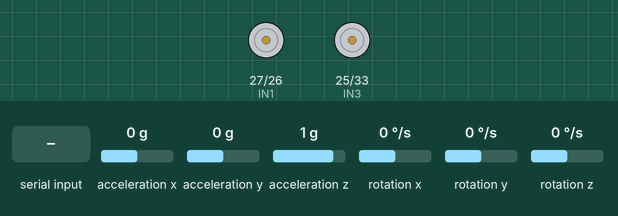
This sketch was run on a simulated ESP32. On the bench: motor-driver pin pairs drawn as motors (green arrow = first pin HIGH = forward, orange = second pin HIGH = backward, longer = more drive, scaled by the enable pin). Wiring (inferred from the names in the program): MPU-6050 motion sensor at I2C address 0x68. The test bench sets the inputs (shaded band); at power-on: rotation y 0 °/s, acceleration x 0 g, acceleration y 0 g, acceleration z 1 g, rotation x 0 °/s, rotation z 0 °/s. What the sketch prints to the serial monitor is not drawn.

Above: at 4.1 s.
4.2 s: "t" received over Serial
5.7 s: rotation y set to 11 °/s
At 7.2 s:
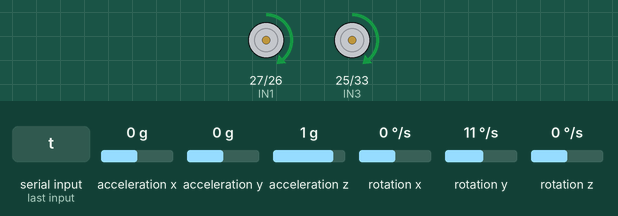
8.7 s: acceleration x set to -1.4 g
At 9.1 s:
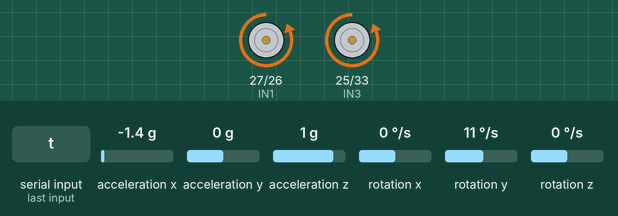
10.7 s: "i" received over Serial
12.2 s: "c" received over Serial
Timing chart, 0 to 14.7 s (numbered marks = the images above; inputs shaded):
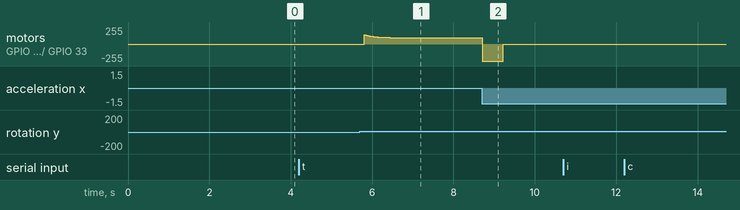

The sketch:

testdriver_balancing_fuzzy_pid.ino
```cpp
/*
 * ================================================================
 *  ESP32 Self-Balancing Robot - Fuzzy-PID Controller
 * ================================================================
 *
 * Metode: FUZZY-PID (Fuzzy tuning PID parameters)
 *   Fuzzy Logic → adjust Kp, Ki, Kd secara dinamis
 *   PID Controller → output ke motor
 *
 * Flow:
 *   MPU6050 → error & d_error → FUZZY → ΔKp, ΔKi, ΔKd
 *   → PID(Kp+ΔKp, Ki+ΔKi, Kd+ΔKd) → Motor L298N
 *
 * Komponen:
 *   - ESP32 Dev Module
 *   - MPU6050 (Gyro + Accelerometer)
 *   - L298N Motor Driver
 *   - 2x DC Motor + Roda
 *   - Battery 7-12V
 *
 * Wiring ESP32 → MPU6050 (I2C):
 * ┌──────────┬──────────┐
 * │  ESP32   │  MPU6050 │
 * ├──────────┼──────────┤
 * │  GPIO 21 │  SDA     │
 * │  GPIO 22 │  SCL     │
 * │  3.3V    │  VCC     │
 * │  GND     │  GND     │
 * └──────────┴──────────┘
 *
 * Wiring ESP32 → L298N:
 * ┌──────────┬──────────┐
 * │  ESP32   │  L298N   │
 * ├──────────┼──────────┤
 * │  GPIO 27 │  IN1     │  Motor A
 * │  GPIO 26 │  IN2     │  Motor A
 * │  GPIO 14 │  ENA     │  Motor A PWM
 * │  GPIO 25 │  IN3     │  Motor B
 * │  GPIO 33 │  IN4     │  Motor B
 * │  GPIO 32 │  ENB     │  Motor B PWM
 * │  GND     │  GND     │
 * └──────────┴──────────┘
 *
 * Serial Commands (115200 baud):
 *   't' = Toggle balancing ON/OFF
 *   'i' = Info (angle, PID values, Fuzzy output)
 *   'c' = Calibrate MPU6050 (taruh robot tegak dulu!)
 *   'p' = Print current PID parameters
 *   '+' = Tambah setpoint +1°
 *   '-' = Kurang setpoint -1°
 *   '0' = Reset setpoint ke 0°
 *   'd' = Debug mode (print continuous)
 *   's' = Stop motor
 *
 * by Bara & Lihana
 */

#include <Wire.h>
#include <math.h>

// ========== PIN DEFINITIONS ==========
// Motor A (kiri)
#define IN1   27
#define IN2   26
#define ENA   14

// Motor B (kanan)
#define IN3   25
#define IN4   33
#define ENB   32

// MPU6050 I2C
#define SDA_PIN  21
#define SCL_PIN  22
#define MPU_ADDR 0x68

// ========== PWM CONFIG ==========
#define PWM_FREQ       5000
#define PWM_RESOLUTION 8      // 0-255

// ========== TIMING ==========
#define SAMPLE_TIME    5      // 5ms = 200Hz loop rate
#define PRINT_INTERVAL 200    // Print setiap 200ms

// ========== PID BASE VALUES ==========
// Nilai dasar PID (akan di-adjust oleh Fuzzy)
float Kp_base = 25.0;
float Ki_base = 0.5;
float Kd_base = 15.0;

// PID aktif (base + delta dari Fuzzy)
float Kp = 25.0;
float Ki = 0.5;
float Kd = 15.0;

// Fuzzy delta output
float dKp = 0.0;
float dKi = 0.0;
float dKd = 0.0;

// PID state
float setpoint = 0.0;     // Target angle (tegak = 0°)
float error = 0.0;
float prev_error = 0.0;
float integral = 0.0;
float derivative = 0.0;
float pid_output = 0.0;

// Integral windup limit
#define INTEGRAL_LIMIT 100.0

// Motor dead zone (minimum PWM buat motor muter)
#define MOTOR_DEADZONE 30

// Max tilt sebelum cutoff (safety)
#define MAX_TILT_ANGLE 45.0

// ========== MPU6050 VARIABLES ==========
float accX, accY, accZ;
float gyroX, gyroY, gyroZ;
float gyroX_offset = 0.0;
float gyroY_offset = 0.0;
float gyroZ_offset = 0.0;
float accAngle = 0.0;       // Angle dari accelerometer
float gyroAngle = 0.0;      // Angle dari gyroscope
float currentAngle = 0.0;   // Fused angle (complementary filter)
float alpha = 0.98;         // Complementary filter coefficient

// ========== STATE ==========
bool balancing = false;
bool debugMode = false;
unsigned long lastTime = 0;
unsigned long lastPrint = 0;
float dt = 0.005;           // Delta time in seconds

// ================================================================
//  FUZZY LOGIC - Membership Functions & Rule Base
// ================================================================
//
// Input 1: error (e)      → NB, NM, NS, ZE, PS, PM, PB
// Input 2: d_error (de)   → NB, NM, NS, ZE, PS, PM, PB
// Output:  ΔKp, ΔKi, ΔKd  → NB, NM, NS, ZE, PS, PM, PB
//
// 7 membership functions × 7 = 49 rules
// ================================================================

// Fuzzy output singletons
#define F_NB  -3.0
#define F_NM  -2.0
#define F_NS  -1.0
#define F_ZE   0.0
#define F_PS   1.0
#define F_PM   2.0
#define F_PB   3.0

// Fuzzy universe boundaries
#define E_MAX   30.0    // Max error (degrees)
#define DE_MAX  50.0    // Max d_error (degrees/sec)

// ========== FUZZY MEMBERSHIP FUNCTIONS ==========

// Triangular membership function
float trimf(float x, float a, float b, float c) {
  if (x <= a || x >= c) return 0.0;
  if (x <= b) return (x - a) / (b - a);
  return (c - x) / (c - b);
}

// Left shoulder membership
float left_mf(float x, float a, float b) {
  if (x <= a) return 1.0;
  if (x >= b) return 0.0;
  return (b - x) / (b - a);
}

// Right shoulder membership
float right_mf(float x, float a, float b) {
  if (x <= a) return 0.0;
  if (x >= b) return 1.0;
  return (x - a) / (b - a);
}

// Fuzzify input ke 7 membership values
void fuzzify(float input, float max_val, float membership[7]) {
  // Normalize ke range [-1, 1]
  float x = constrain(input / max_val, -1.0, 1.0);

  // NB: left shoulder [-1.0, -0.67]
  membership[0] = left_mf(x, -1.0, -0.67);
  // NM: triangle [-1.0, -0.67, -0.33]
  membership[1] = trimf(x, -1.0, -0.67, -0.33);
  // NS: triangle [-0.67, -0.33, 0.0]
  membership[2] = trimf(x, -0.67, -0.33, 0.0);
  // ZE: triangle [-0.33, 0.0, 0.33]
  membership[3] = trimf(x, -0.33, 0.0, 0.33);
  // PS: triangle [0.0, 0.33, 0.67]
  membership[4] = trimf(x, 0.0, 0.33, 0.67);
  // PM: triangle [0.33, 0.67, 1.0]
  membership[5] = trimf(x, 0.33, 0.67, 1.0);
  // PB: right shoulder [0.67, 1.0]
  membership[6] = right_mf(x, 0.67, 1.0);
}

// ========== FUZZY RULE BASE ==========
// Rule table for ΔKp (49 rules: e × de)
// Rows: error (NB→PB), Cols: d_error (NB→PB)
const float rules_dKp[7][7] = {
  // de:  NB    NM    NS    ZE    PS    PM    PB
  /*NB*/ {F_PB, F_PB, F_PM, F_PM, F_PS, F_ZE, F_ZE},
  /*NM*/ {F_PB, F_PB, F_PM, F_PS, F_PS, F_ZE, F_NS},
  /*NS*/ {F_PM, F_PM, F_PM, F_PS, F_ZE, F_NS, F_NS},
  /*ZE*/ {F_PM, F_PM, F_PS, F_ZE, F_NS, F_NM, F_NM},
  /*PS*/ {F_PS, F_PS, F_ZE, F_NS, F_NS, F_NM, F_NM},
  /*PM*/ {F_PS, F_ZE, F_NS, F_NM, F_NM, F_NM, F_NB},
  /*PB*/ {F_ZE, F_ZE, F_NM, F_NM, F_NM, F_NB, F_NB}
};

// Rule table for ΔKi
const float rules_dKi[7][7] = {
  // de:  NB    NM    NS    ZE    PS    PM    PB
  /*NB*/ {F_NB, F_NB, F_NM, F_NM, F_NS, F_ZE, F_ZE},
  /*NM*/ {F_NB, F_NB, F_NM, F_NS, F_NS, F_ZE, F_ZE},
  /*NS*/ {F_NB, F_NM, F_NS, F_NS, F_ZE, F_PS, F_PS},
  /*ZE*/ {F_NM, F_NM, F_NS, F_ZE, F_PS, F_PM, F_PM},
  /*PS*/ {F_NM, F_NS, F_ZE, F_PS, F_PS, F_PM, F_PB},
  /*PM*/ {F_ZE, F_ZE, F_PS, F_PS, F_PM, F_PB, F_PB},
  /*PB*/ {F_ZE, F_ZE, F_PS, F_PM, F_PM, F_PB, F_PB}
};

// Rule table for ΔKd
const float rules_dKd[7][7] = {
  // de:  NB    NM    NS    ZE    PS    PM    PB
  /*NB*/ {F_PS, F_NS, F_NB, F_NB, F_NB, F_NM, F_PS},
  /*NM*/ {F_PS, F_NS, F_NB, F_NM, F_NM, F_NS, F_ZE},
  /*NS*/ {F_ZE, F_NS, F_NM, F_NM, F_NS, F_NS, F_ZE},
  /*ZE*/ {F_ZE, F_NS, F_NS, F_NS, F_NS, F_NS, F_ZE},
  /*PS*/ {F_ZE, F_ZE, F_ZE, F_ZE, F_ZE, F_ZE, F_ZE},
  /*PM*/ {F_NB, F_NS, F_NS, F_NS, F_ZE, F_PS, F_PB},
  /*PB*/ {F_NB, F_NM, F_NM, F_NS, F_ZE, F_PS, F_PB}
};

// ========== FUZZY INFERENCE (Mamdani + Weighted Average) ==========
float fuzzyInference(float e_membership[7], float de_membership[7], const float rules[7][7]) {
  float numerator = 0.0;
  float denominator = 0.0;

  for (int i = 0; i < 7; i++) {
    for (int j = 0; j < 7; j++) {
      // AND operator = minimum
      float firing_strength = min(e_membership[i], de_membership[j]);

      if (firing_strength > 0.001) {  // Skip negligible rules
        float rule_output = rules[i][j];
        numerator += firing_strength * rule_output;
        denominator += firing_strength;
      }
    }
  }

  if (denominator < 0.001) return 0.0;
  return numerator / denominator;
}

// ========== FUZZY-PID COMPUTE ==========
// Scale factors untuk fuzzy output → delta PID
#define SCALE_KP  5.0    // ΔKp range: ±15
#define SCALE_KI  0.2    // ΔKi range: ±0.6
#define SCALE_KD  3.0    // ΔKd range: ±9

void fuzzyPIDCompute(float e, float de) {
  // 1. Fuzzify inputs
  float e_mf[7], de_mf[7];
  fuzzify(e, E_MAX, e_mf);
  fuzzify(de, DE_MAX, de_mf);

  // 2. Fuzzy inference → defuzzify
  float raw_dKp = fuzzyInference(e_mf, de_mf, rules_dKp);
  float raw_dKi = fuzzyInference(e_mf, de_mf, rules_dKi);
  float raw_dKd = fuzzyInference(e_mf, de_mf, rules_dKd);

  // 3. Scale fuzzy output ke delta PID
  dKp = raw_dKp * SCALE_KP;
  dKi = raw_dKi * SCALE_KI;
  dKd = raw_dKd * SCALE_KD;

  // 4. Update PID parameters (base + delta)
  Kp = max(0.0f, Kp_base + dKp);
  Ki = max(0.0f, Ki_base + dKi);
  Kd = max(0.0f, Kd_base + dKd);
}

// ================================================================
//  MPU6050 FUNCTIONS
// ================================================================

void mpuInit() {
  Wire.begin(SDA_PIN, SCL_PIN);
  Wire.setClock(400000);  // 400kHz I2C

  // Wake up MPU6050
  Wire.beginTransmission(MPU_ADDR);
  Wire.write(0x6B);  // PWR_MGMT_1
  Wire.write(0x00);  // Wake up
  Wire.endTransmission(true);
  delay(100);

  // Set accelerometer range ±2g
  Wire.beginTransmission(MPU_ADDR);
  Wire.write(0x1C);  // ACCEL_CONFIG
  Wire.write(0x00);  // ±2g
  Wire.endTransmission(true);

  // Set gyroscope range ±250°/s
  Wire.beginTransmission(MPU_ADDR);
  Wire.write(0x1B);  // GYRO_CONFIG
  Wire.write(0x00);  // ±250°/s
  Wire.endTransmission(true);

  // Set DLPF (Digital Low Pass Filter) ~44Hz
  Wire.beginTransmission(MPU_ADDR);
  Wire.write(0x1A);  // CONFIG
  Wire.write(0x03);  // DLPF_CFG = 3
  Wire.endTransmission(true);

  Serial.println("  ✅ MPU6050 initialized");
}

void mpuRead() {
  Wire.beginTransmission(MPU_ADDR);
  Wire.write(0x3B);  // Start register ACCEL_XOUT_H
  Wire.endTransmission(false);
  Wire.requestFrom(MPU_ADDR, 14, true);

  // Raw values
  int16_t rawAccX  = Wire.read() << 8 | Wire.read();
  int16_t rawAccY  = Wire.read() << 8 | Wire.read();
  int16_t rawAccZ  = Wire.read() << 8 | Wire.read();
  int16_t rawTemp  = Wire.read() << 8 | Wire.read();  // Skip temp
  int16_t rawGyroX = Wire.read() << 8 | Wire.read();
  int16_t rawGyroY = Wire.read() << 8 | Wire.read();
  int16_t rawGyroZ = Wire.read() << 8 | Wire.read();

  // Convert to physical units
  accX = rawAccX / 16384.0;   // ±2g → g
  accY = rawAccY / 16384.0;
  accZ = rawAccZ / 16384.0;

  gyroX = (rawGyroX / 131.0) - gyroX_offset;  // ±250°/s → °/s
  gyroY = (rawGyroY / 131.0) - gyroY_offset;
  gyroZ = (rawGyroZ / 131.0) - gyroZ_offset;
}

void mpuCalibrate() {
  Serial.println("  ⏳ Calibrating MPU6050... JANGAN GERAK!");

  float sumGX = 0, sumGY = 0, sumGZ = 0;
  int samples = 500;

  for (int i = 0; i < samples; i++) {
    mpuRead();
    sumGX += (gyroX + gyroX_offset);  // Raw tanpa offset
    sumGY += (gyroY + gyroY_offset);
    sumGZ += (gyroZ + gyroZ_offset);
    delay(2);
  }

  gyroX_offset = sumGX / samples;
  gyroY_offset = sumGY / samples;
  gyroZ_offset = sumGZ / samples;

  // Initial angle dari accelerometer
  mpuRead();
  currentAngle = atan2(accX, sqrt(accY * accY + accZ * accZ)) * RAD_TO_DEG;
  gyroAngle = currentAngle;

  Serial.print("  ✅ Calibration done! Offset: ");
  Serial.print(gyroX_offset, 2);
  Serial.print(", ");
  Serial.print(gyroY_offset, 2);
  Serial.print(", ");
  Serial.println(gyroZ_offset, 2);
  Serial.print("  📐 Initial angle: ");
  Serial.print(currentAngle, 1);
  Serial.println("°");
}

float getAngle() {
  mpuRead();

  // Accelerometer angle (pitch)
  accAngle = atan2(accX, sqrt(accY * accY + accZ * accZ)) * RAD_TO_DEG;

  // Gyroscope integration
  gyroAngle += gyroY * dt;

  // Complementary filter
  currentAngle = alpha * (currentAngle + gyroY * dt) + (1.0 - alpha) * accAngle;

  return currentAngle;
}

// ================================================================
//  MOTOR CONTROL
// ================================================================

void motorA_drive(int speed) {
  if (speed > 0) {
    digitalWrite(IN1, HIGH);
    digitalWrite(IN2, LOW);
  } else if (speed < 0) {
    digitalWrite(IN1, LOW);
    digitalWrite(IN2, HIGH);
    speed = -speed;
  } else {
    digitalWrite(IN1, LOW);
    digitalWrite(IN2, LOW);
  }
  ledcWrite(ENA, constrain(speed, 0, 255));
}

void motorB_drive(int speed) {
  if (speed > 0) {
    digitalWrite(IN3, HIGH);
    digitalWrite(IN4, LOW);
  } else if (speed < 0) {
    digitalWrite(IN3, LOW);
    digitalWrite(IN4, HIGH);
    speed = -speed;
  } else {
    digitalWrite(IN3, LOW);
    digitalWrite(IN4, LOW);
  }
  ledcWrite(ENB, constrain(speed, 0, 255));
}

void motorsStop() {
  digitalWrite(IN1, LOW);
  digitalWrite(IN2, LOW);
  digitalWrite(IN3, LOW);
  digitalWrite(IN4, LOW);
  ledcWrite(ENA, 0);
  ledcWrite(ENB, 0);
}

void motorsDrive(float output) {
  int pwm = (int)output;

  // Add dead zone compensation
  if (pwm > 0) pwm += MOTOR_DEADZONE;
  else if (pwm < 0) pwm -= MOTOR_DEADZONE;

  // Clamp
  pwm = constrain(pwm, -255, 255);

  // Drive both motors sama arah (balancing)
  motorA_drive(pwm);
  motorB_drive(pwm);
}

// ================================================================
//  MAIN SETUP
// ================================================================

void setup() {
  Serial.begin(115200);
  delay(1000);

  Serial.println();
  Serial.println("╔══════════════════════════════════════════════╗");
  Serial.println("║  ESP32 Self-Balancing Robot                  ║");
  Serial.println("║  Controller: FUZZY-PID                       ║");
  Serial.println("║  by Bara & Lihana                            ║");
  Serial.println("╚══════════════════════════════════════════════╝");
  Serial.println();

  // Motor pins
  pinMode(IN1, OUTPUT);
  pinMode(IN2, OUTPUT);
  pinMode(IN3, OUTPUT);
  pinMode(IN4, OUTPUT);

  // PWM setup (ESP32 Arduino Core v3.x)
  ledcAttach(ENA, PWM_FREQ, PWM_RESOLUTION);
  ledcAttach(ENB, PWM_FREQ, PWM_RESOLUTION);

  motorsStop();

  // MPU6050
  Serial.println("┌─── INITIALIZING ───┐");
  mpuInit();
  mpuCalibrate();
  Serial.println("└────────────────────┘");
  Serial.println();

  // Print PID info
  Serial.println("┌─── FUZZY-PID CONFIG ───┐");
  Serial.print("│ Kp base: ");
  Serial.println(Kp_base);
  Serial.print("│ Ki base: ");
  Serial.println(Ki_base);
  Serial.print("│ Kd base: ");
  Serial.println(Kd_base);
  Serial.print("│ Setpoint: ");
  Serial.print(setpoint);
  Serial.println("°");
  Serial.print("│ Sample time: ");
  Serial.print(SAMPLE_TIME);
  Serial.println("ms");
  Serial.print("│ Max tilt: ±");
  Serial.print(MAX_TILT_ANGLE);
  Serial.println("°");
  Serial.println("└────────────────────────┘");
  Serial.println();

  // Menu
  Serial.println("┌─────────── MENU ───────────┐");
  Serial.println("│ 't' = Toggle balancing      │");
  Serial.println("│ 'i' = Info status           │");
  Serial.println("│ 'c' = Calibrate MPU6050     │");
  Serial.println("│ 'p' = Print PID params      │");
  Serial.println("│ '+' = Setpoint +1°          │");
  Serial.println("│ '-' = Setpoint -1°          │");
  Serial.println("│ '0' = Reset setpoint 0°     │");
  Serial.println("│ 'd' = Debug mode toggle     │");
  Serial.println("│ 's' = Stop motor            │");
  Serial.println("└─────────────────────────────┘");
  Serial.println();
  Serial.println(">> Ketik 't' untuk mulai balancing...");
  Serial.println();

  lastTime = millis();
}

// ================================================================
//  MAIN LOOP
// ================================================================

void loop() {
  unsigned long now = millis();

  // Fixed sample rate
  if (now - lastTime >= SAMPLE_TIME) {
    dt = (now - lastTime) / 1000.0;
    lastTime = now;

    // 1. Read angle
    float angle = getAngle();

    if (balancing) {
      // Safety cutoff
      if (abs(angle - setpoint) > MAX_TILT_ANGLE) {
        motorsStop();
        balancing = false;
        Serial.println();
        Serial.println("🚨 TILT > 45° — Motor OFF! (safety cutoff)");
        Serial.println("   Tegakkan robot, ketik 't' untuk restart.");
        Serial.println();
        integral = 0;
        return;
      }

      // 2. Calculate error & derivative
      error = angle - setpoint;
      derivative = (error - prev_error) / dt;

      // 3. FUZZY: adjust PID parameters
      fuzzyPIDCompute(error, derivative);

      // 4. PID compute
      integral += error * dt;
      integral = constrain(integral, -INTEGRAL_LIMIT, INTEGRAL_LIMIT);

      pid_output = (Kp * error) + (Ki * integral) + (Kd * derivative);
      pid_output = constrain(pid_output, -255.0, 255.0);

      // 5. Drive motors
      motorsDrive(pid_output);

      // 6. Save previous error
      prev_error = error;

      // Debug print
      if (debugMode && (now - lastPrint >= PRINT_INTERVAL)) {
        lastPrint = now;
        Serial.print("A:");
        Serial.print(angle, 1);
        Serial.print("° E:");
        Serial.print(error, 1);
        Serial.print(" Kp:");
        Serial.print(Kp, 1);
        Serial.print(" Ki:");
        Serial.print(Ki, 2);
        Serial.print(" Kd:");
        Serial.print(Kd, 1);
        Serial.print(" PID:");
        Serial.print(pid_output, 0);
        Serial.print(" dKp:");
        Serial.print(dKp, 1);
        Serial.print(" dKi:");
        Serial.print(dKi, 2);
        Serial.print(" dKd:");
        Serial.println(dKd, 1);
      }
    }
  }

  // Serial commands
  if (Serial.available()) {
    char cmd = Serial.read();
    while (Serial.available()) Serial.read();

    switch (cmd) {
      case 't':
      case 'T':
        balancing = !balancing;
        if (balancing) {
          integral = 0;
          prev_error = 0;
          Serial.println("▶️  Balancing ON!");
        } else {
          motorsStop();
          Serial.println("⏹️  Balancing OFF");
        }
        break;

      case 'i':
      case 'I':
        Serial.println();
        Serial.println("╔══════════════════════════════════════╗");
        Serial.println("║          STATUS INFO                 ║");
        Serial.println("╠══════════════════════════════════════╣");
        Serial.print("║  Angle     : ");
        Serial.print(currentAngle, 2);
        Serial.println("°              ║");
        Serial.print("║  Setpoint  : ");
        Serial.print(setpoint, 1);
        Serial.println("°               ║");
        Serial.print("║  Error     : ");
        Serial.print(error, 2);
        Serial.println("°              ║");
        Serial.print("║  Balancing : ");
        Serial.println(balancing ? "ON  ▶️          ║" : "OFF ⏹️          ║");
        Serial.print("║  PID Out   : ");
        Serial.print(pid_output, 1);
        Serial.println("                ║");
        Serial.println("║─── Fuzzy-PID Parameters ────────────║");
        Serial.print("║  Kp = ");
        Serial.print(Kp_base, 1);
        Serial.print(" + (");
        Serial.print(dKp, 2);
        Serial.print(") = ");
        Serial.println(Kp, 2);
        Serial.print("║  Ki = ");
        Serial.print(Ki_base, 2);
        Serial.print(" + (");
        Serial.print(dKi, 3);
        Serial.print(") = ");
        Serial.println(Ki, 3);
        Serial.print("║  Kd = ");
        Serial.print(Kd_base, 1);
        Serial.print(" + (");
        Serial.print(dKd, 2);
        Serial.print(") = ");
        Serial.println(Kd, 2);
        Serial.println("╚══════════════════════════════════════╝");
        Serial.println();
        break;

      case 'c':
      case 'C':
        balancing = false;
        motorsStop();
        Serial.println("⏳ Re-calibrating... TARUH ROBOT TEGAK!");
        delay(2000);
        mpuCalibrate();
        integral = 0;
        prev_error = 0;
        break;

      case 'p':
      case 'P':
        Serial.println();
        Serial.println("┌─── FUZZY-PID PARAMETERS ───┐");
        Serial.print("│ Kp_base = ");
        Serial.println(Kp_base);
        Serial.print("│ Ki_base = ");
        Serial.println(Ki_base);
        Serial.print("│ Kd_base = ");
        Serial.println(Kd_base);
        Serial.print("│ ΔKp = ");
        Serial.println(dKp, 3);
        Serial.print("│ ΔKi = ");
        Serial.println(dKi, 3);
        Serial.print("│ ΔKd = ");
        Serial.println(dKd, 3);
        Serial.print("│ Kp_actual = ");
        Serial.println(Kp, 3);
        Serial.print("│ Ki_actual = ");
        Serial.println(Ki, 3);
        Serial.print("│ Kd_actual = ");
        Serial.println(Kd, 3);
        Serial.print("│ Setpoint = ");
        Serial.print(setpoint, 1);
        Serial.println("°");
        Serial.println("└────────────────────────────┘");
        Serial.println();
        break;

      case '+':
        setpoint += 1.0;
        Serial.print("📐 Setpoint: ");
        Serial.print(setpoint, 1);
        Serial.println("°");
        break;

      case '-':
        setpoint -= 1.0;
        Serial.print("📐 Setpoint: ");
        Serial.print(setpoint, 1);
        Serial.println("°");
        break;

      case '0':
        setpoint = 0.0;
        Serial.println("📐 Setpoint reset: 0.0°");
        break;

      case 'd':
      case 'D':
        debugMode = !debugMode;
        Serial.print("🔍 Debug mode: ");
        Serial.println(debugMode ? "ON" : "OFF");
        break;

      case 's':
      case 'S':
        balancing = false;
        motorsStop();
        integral = 0;
        Serial.println("🛑 STOP — Motor OFF, balancing OFF");
        break;

      default:
        Serial.print("❌ Unknown: '");
        Serial.print(cmd);
        Serial.println("' → ketik t/i/c/p/+/-/0/d/s");
        break;
    }
  }
}
```

Measured:
- after the input at 4.2 s, every drawn part: stays the same
- after the input at 10.7 s, every drawn part: stays the same
- after the input at 12.2 s, every drawn part: stays the same
